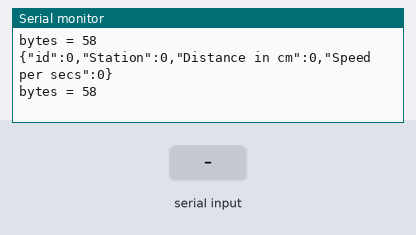
Bench run of a sketch on a simulated ESP32. Shown: the last lines printed to the serial monitor. The inputs (shaded band) are chosen by the test bench.

Above: at 8.8 s.
8.9 s: "90,45,200\n" received over Serial
At 14.2 s:
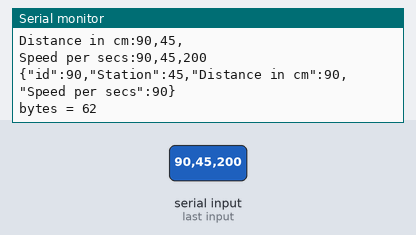
14.5 s: "90,45\n" received over Serial
19.5 s: "90,45,200,10\n" received over Serial
At 24.0 s:
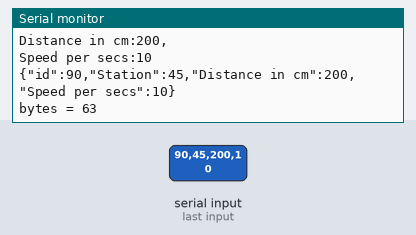
24.5 s: "5\n" received over Serial
At 29.3 s:
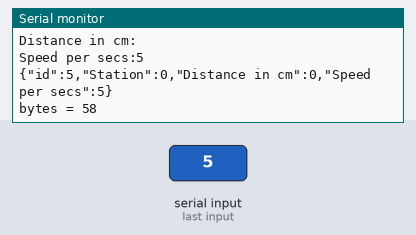
Timing chart, 0 to 30.5 s (numbered marks = the images above; inputs shaded):
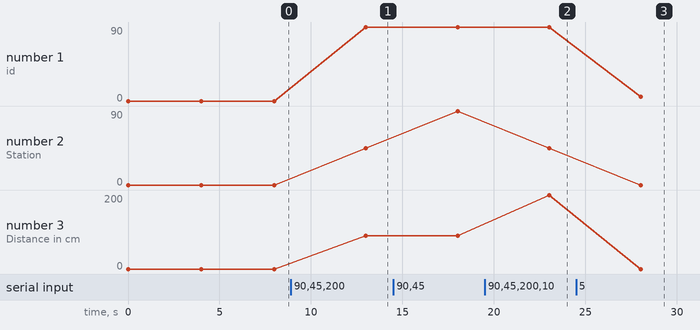

The sketch:

Serialization_json.ino
```cpp
#include <HardwareSerial.h>
#include <ArduinoJson.h>
#define UART_RX_PIN 16
#define UART_TX_PIN 17
#define BAUD_RATE 115200

HardwareSerial SerialUART(1);// UART object
//Declaration

String readString;
//int startTime = 0;
String id;
String Station;
String Distance;
String Speed ;
int ind1;
int ind2;
int ind3;
int ind4;

void setup() {
  Serial.begin(115200); // Set the baud rate for the serial monitor
  //SerialUART.begin(BAUD_RATE, SERIAL_8N1, UART_RX_PIN, UART_TX_PIN); // Initialize UART with specified baud rate and pins
}

void loop() {
  if (Serial.available()) {
    String receivedData = Serial.readString();
    Serial.println("Received Data : " + receivedData);
    // receive data will split
    ind1 = receivedData.indexOf(',');
    id = receivedData.substring(0, ind1);
    ind2 = receivedData.indexOf(',', ind1 + 1); //finds location of second ,
    Station = receivedData.substring(ind1 + 1, ind2 + 1);
    ind3 = receivedData.indexOf(',', ind2 + 1);
    Distance = receivedData.substring(ind2 + 1, ind3 + 1);
    ind4 = receivedData.indexOf(',', ind3 + 1);
    Speed = receivedData.substring(ind3 + 1); //captures remain part of data after last ,
    Serial.println("id:" + id );
    Serial.println("station:" + Station);
    Serial.println("Distance in cm:" + Distance);
    Serial.println("Speed per secs:" + Speed);

    readString = ""; // string empty
  }

  // Serialization
  StaticJsonDocument<200> outputJson;
  outputJson["id"] = id.toInt();
  outputJson["Station"] = Station.toInt(); // data convert string ro int
  outputJson["Distance in cm"] = Distance.toInt();
  outputJson["Speed per secs"] = Speed.toInt();

  // like this will print
  // {
  //   "Pod id": 1,
  //   "Speed": 100
  // }

  char op [128]; // op = output
  int b = serializeJson(outputJson, op);
  Serial.println(op);
  Serial.print("bytes = ");
  Serial.println(b, DEC);// to calculate the bytes will put in the[]

  delay(4000);
}
```

Measured:
- after the input at 8.9 s, the serial monitor: prints a new line after 4.1 s (image 1)
- after the input at 19.5 s, the serial monitor: prints a new line after 3.5 s (image 2)
- after the input at 24.5 s, the serial monitor: prints a new line after 3.5 s (image 3)
- plotted number 1: 0 → 90 after the input at 8.9 s, 90 → 5 after the input at 24.5 s
- plotted number 2: 0 → 45 after the input at 8.9 s, 45 → 0 after the input at 24.5 s
- plotted number 3: 0 → 90 after the input at 8.9 s, 90 → 200 after the input at 19.5 s, 200 → 0 after the input at 24.5 s
